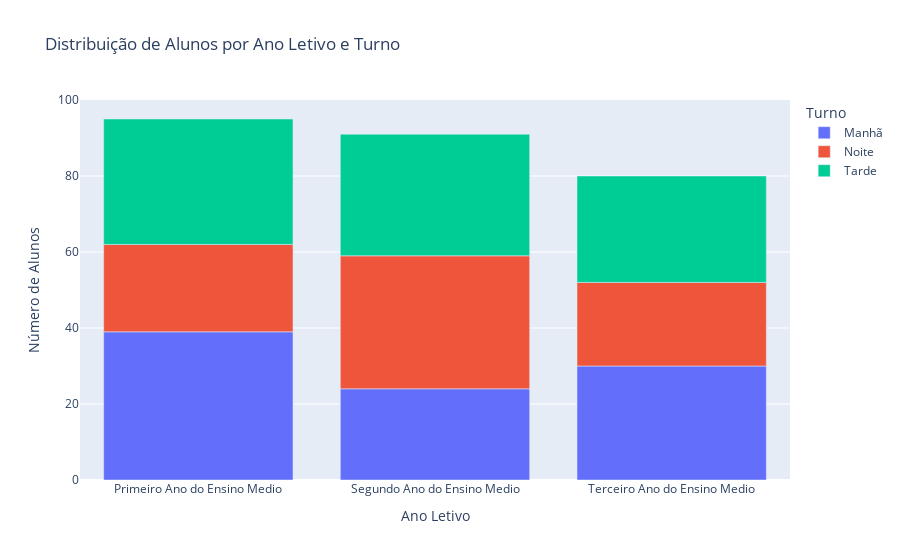

Notebook code cell kept with this figure:
### Markdown cell above
### Distribuição do alunos relativo ao Ano Letivo e Turno

### Code cell
# Agrupar os dados pelo 'Ano Letivo' e contar a quantidade de alunos em cada faixa de turno

turno_counts = df_renomeado.groupby(['Turno', 'Ano Letivo']).size().reset_index(name='Contagem')

# Criar o gráfico de barras
fig = px.bar(turno_counts, x='Ano Letivo', y='Contagem', color='Turno',
             title='Distribuição de Alunos por Ano Letivo e Turno',
             labels={'Turno': 'Turno', 'Contagem': 'Número de Alunos'})

fig.show()

### Figure 1 — Plotly figure (JSON) as saved in the notebook; plotly's stock layout.template omitted (floating-point values rounded to 4 significant figures)
{"data": [{"alignmentgroup": "True", "hovertemplate": "Turno=Manhã<br>Ano Letivo=%{x}<br>Número de Alunos=%{y}<extra></extra>", "legendgroup": "Manhã", "marker": {"color": "#636efa", "pattern": {"shape": ""}}, "name": "Manhã", "offsetgroup": "Manhã", "orientation": "v", "showlegend": true, "textposition": "auto", "type": "bar", "x": ["Primeiro Ano do Ensino Medio", "Segundo Ano do Ensino Medio", "Terceiro Ano do Ensino Medio"], "xaxis": "x", "y": [39, 24, 30], "yaxis": "y"}, {"alignmentgroup": "True", "hovertemplate": "Turno=Noite<br>Ano Letivo=%{x}<br>Número de Alunos=%{y}<extra></extra>", "legendgroup": "Noite", "marker": {"color": "#EF553B", "pattern": {"shape": ""}}, "name": "Noite", "offsetgroup": "Noite", "orientation": "v", "showlegend": true, "textposition": "auto", "type": "bar", "x": ["Primeiro Ano do Ensino Medio", "Segundo Ano do Ensino Medio", "Terceiro Ano do Ensino Medio"], "xaxis": "x", "y": [23, 35, 22], "yaxis": "y"}, {"alignmentgroup": "True", "hovertemplate": "Turno=Tarde<br>Ano Letivo=%{x}<br>Número de Alunos=%{y}<extra></extra>", "legendgroup": "Tarde", "marker": {"color": "#00cc96", "pattern": {"shape": ""}}, "name": "Tarde", "offsetgroup": "Tarde", "orientation": "v", "showlegend": true, "textposition": "auto", "type": "bar", "x": ["Primeiro Ano do Ensino Medio", "Segundo Ano do Ensino Medio", "Terceiro Ano do Ensino Medio"], "xaxis": "x", "y": [33, 32, 28], "yaxis": "y"}], "layout": {"barmode": "relative", "legend": {"title": {"text": "Turno"}, "tracegroupgap": 0}, "title": {"text": "Distribuição de Alunos por Ano Letivo e Turno"}, "xaxis": {"anchor": "y", "domain": [0, 1], "title": {"text": "Ano Letivo"}}, "yaxis": {"anchor": "x", "domain": [0, 1], "title": {"text": "Número de Alunos"}}}}
